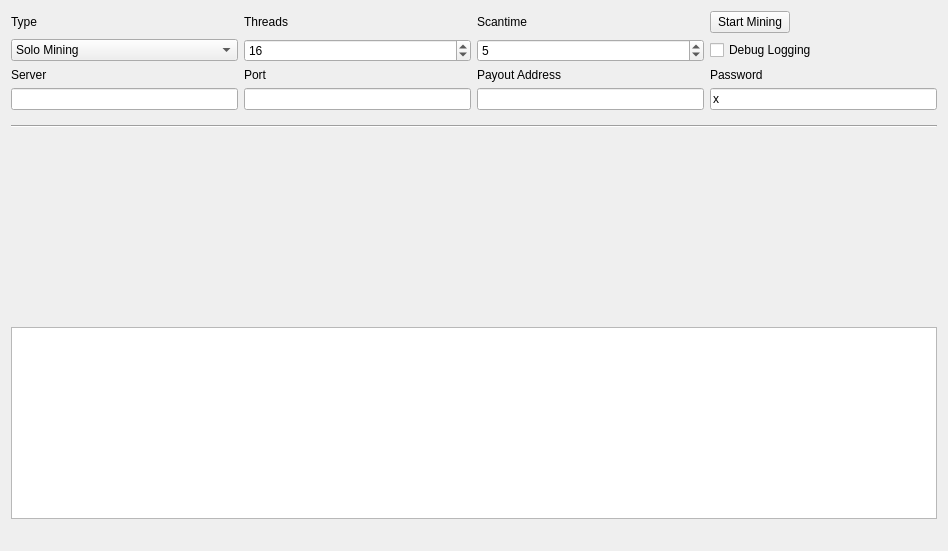
<?xml version="1.0" encoding="UTF-8"?>
<ui version="4.0">
 <class>MiningPage</class>
 <widget class="QWidget" name="MiningPage">
  <property name="geometry">
   <rect>
    <x>0</x>
    <y>0</y>
    <width>948</width>
    <height>551</height>
   </rect>
  </property>
  <property name="windowTitle">
   <string>Mining</string>
  </property>
  <layout class="QGridLayout" name="gridLayout">
   <property name="sizeConstraint">
    <enum>QLayout::SetMaximumSize</enum>
   </property>
   <item row="0" column="0">
    <widget class="QLabel" name="typeLabel">
     <property name="text">
      <string>Type</string>
     </property>
    </widget>
   </item>
   <item row="0" column="1">
    <widget class="QLabel" name="threadsLabel">
     <property name="enabled">
      <bool>true</bool>
     </property>
     <property name="text">
      <string>Threads</string>
     </property>
    </widget>
   </item>
   <item row="0" column="2">
    <widget class="QLabel" name="scantimeLabel">
     <property name="enabled">
      <bool>true</bool>
     </property>
     <property name="layoutDirection">
      <enum>Qt::LeftToRight</enum>
     </property>
     <property name="text">
      <string>Scantime</string>
     </property>
    </widget>
   </item>
   <item row="0" column="3">
    <widget class="QPushButton" name="startButton">
     <property name="sizePolicy">
      <sizepolicy hsizetype="Fixed" vsizetype="Fixed">
       <horstretch>0</horstretch>
       <verstretch>0</verstretch>
      </sizepolicy>
     </property>
     <property name="text">
      <string>Start Mining</string>
     </property>
    </widget>
   </item>
   <item row="1" column="0">
    <widget class="QComboBox" name="typeBox">
     <property name="editable">
      <bool>false</bool>
     </property>
     <property name="currentIndex">
      <number>0</number>
     </property>
     <item>
      <property name="text">
       <string>Solo Mining</string>
      </property>
     </item>
     <item>
      <property name="text">
       <string>Pool Mining</string>
      </property>
     </item>
    </widget>
   </item>
   <item row="1" column="1">
    <widget class="QSpinBox" name="threadsBox">
     <property name="enabled">
      <bool>true</bool>
     </property>
     <property name="minimum">
      <number>1</number>
     </property>
     <property name="maximum">
      <number>99</number>
     </property>
     <property name="singleStep">
      <number>1</number>
     </property>
     <property name="value">
      <number>16</number>
     </property>
    </widget>
   </item>
   <item row="1" column="2">
    <widget class="QSpinBox" name="scantimeBox">
     <property name="enabled">
      <bool>true</bool>
     </property>
     <property name="minimum">
      <number>1</number>
     </property>
     <property name="value">
      <number>5</number>
     </property>
    </widget>
   </item>
   <item row="1" column="3">
    <widget class="QCheckBox" name="debugCheckBox">
     <property name="text">
      <string>Debug Logging</string>
     </property>
    </widget>
   </item>
   <item row="2" column="0">
    <widget class="QLabel" name="serverLabel">
     <property name="enabled">
      <bool>true</bool>
     </property>
     <property name="text">
      <string>Server</string>
     </property>
    </widget>
   </item>
   <item row="2" column="1">
    <widget class="QLabel" name="portLabel">
     <property name="enabled">
      <bool>true</bool>
     </property>
     <property name="text">
      <string>Port</string>
     </property>
    </widget>
   </item>
   <item row="2" column="2">
    <widget class="QLabel" name="usernameLabel">
     <property name="enabled">
      <bool>true</bool>
     </property>
     <property name="text">
      <string>Payout Address</string>
     </property>
    </widget>
   </item>
   <item row="2" column="3">
    <widget class="QLabel" name="passwordLabel">
     <property name="enabled">
      <bool>true</bool>
     </property>
     <property name="text">
      <string>Password</string>
     </property>
    </widget>
   </item>
   <item row="3" column="0">
    <widget class="QLineEdit" name="serverLine">
     <property name="enabled">
      <bool>true</bool>
     </property>
     <property name="text">
      <string/>
     </property>
    </widget>
   </item>
   <item row="3" column="1">
    <widget class="QLineEdit" name="portLine">
     <property name="enabled">
      <bool>true</bool>
     </property>
     <property name="text">
      <string/>
     </property>
     <property name="value" stdset="0">
      <number>8669</number>
     </property>
    </widget>
   </item>
   <item row="3" column="2">
    <widget class="QLineEdit" name="usernameLine">
     <property name="enabled">
      <bool>true</bool>
     </property>
     <property name="text">
      <string/>
     </property>
    </widget>
   </item>
   <item row="3" column="3">
    <widget class="QLineEdit" name="passwordLine">
     <property name="enabled">
      <bool>true</bool>
     </property>
     <property name="text">
      <string>x</string>
     </property>
    </widget>
   </item>
   <item row="4" column="0" colspan="4">
    <widget class="Line" name="line">
     <property name="sizePolicy">
      <sizepolicy hsizetype="Minimum" vsizetype="Fixed">
       <horstretch>0</horstretch>
       <verstretch>0</verstretch>
      </sizepolicy>
     </property>
     <property name="minimumSize">
      <size>
       <width>0</width>
       <height>20</height>
      </size>
     </property>
     <property name="orientation">
      <enum>Qt::Horizontal</enum>
     </property>
    </widget>
   </item>
   <item row="5" column="0" colspan="4">
    <widget class="QCustomPlot" name="qChart" native="true">
     <property name="sizePolicy">
      <sizepolicy hsizetype="Expanding" vsizetype="Expanding">
       <horstretch>0</horstretch>
       <verstretch>0</verstretch>
      </sizepolicy>
     </property>
     <property name="acceptDrops">
      <bool>false</bool>
     </property>
    </widget>
   </item>
   <item row="6" column="0" colspan="4">
    <widget class="QListWidget" name="list">
     <property name="autoScrollMargin">
      <number>100000</number>
     </property>
     <property name="dragDropMode">
      <enum>QAbstractItemView::DragOnly</enum>
     </property>
     <property name="selectionMode">
      <enum>QAbstractItemView::NoSelection</enum>
     </property>
     <property name="movement">
      <enum>QListView::Snap</enum>
     </property>
     <property name="batchSize">
      <number>10</number>
     </property>
    </widget>
   </item>
   <item row="7" column="0">
    <widget class="QLabel" name="shareCount">
     <property name="font">
      <font>
       <pointsize>10</pointsize>
       <weight>75</weight>
       <bold>true</bold>
      </font>
     </property>
     <property name="text">
      <string/>
     </property>
    </widget>
   </item>
   <item row="7" column="2">
    <widget class="QLabel" name="mineSpeedLabel">
     <property name="sizePolicy">
      <sizepolicy hsizetype="Preferred" vsizetype="Preferred">
       <horstretch>0</horstretch>
       <verstretch>0</verstretch>
      </sizepolicy>
     </property>
     <property name="font">
      <font>
       <pointsize>10</pointsize>
       <weight>75</weight>
       <bold>true</bold>
      </font>
     </property>
     <property name="text">
      <string/>
     </property>
     <property name="alignment">
      <set>Qt::AlignRight|Qt::AlignTrailing|Qt::AlignVCenter</set>
     </property>
    </widget>
   </item>
  </layout>
 </widget>
 <layoutdefault spacing="6" margin="11"/>
 <customwidgets>
  <customwidget>
   <class>QCustomPlot</class>
   <extends>QWidget</extends>
   <header>qcustomplot.h</header>
   <container>1</container>
  </customwidget>
 </customwidgets>
 <tabstops>
  <tabstop>startButton</tabstop>
  <tabstop>typeBox</tabstop>
  <tabstop>threadsBox</tabstop>
  <tabstop>scantimeBox</tabstop>
  <tabstop>serverLine</tabstop>
  <tabstop>portLine</tabstop>
  <tabstop>usernameLine</tabstop>
  <tabstop>passwordLine</tabstop>
  <tabstop>debugCheckBox</tabstop>
  <tabstop>list</tabstop>
 </tabstops>
 <resources/>
 <connections/>
</ui>
